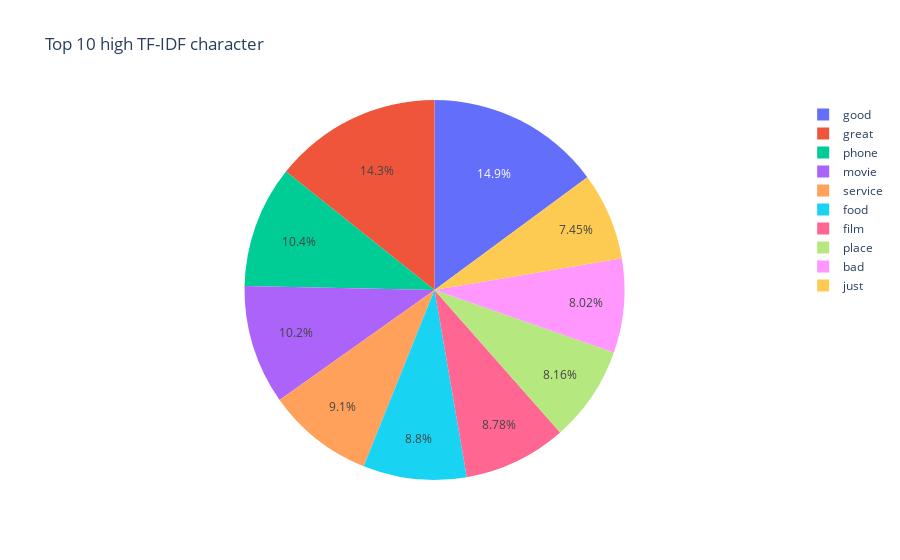

Here is the notebook cell this chart was saved with:
### Code cell
fig = px.pie(tfidf_col_sorted, values=tfidf_col_sorted, names=top_terms, 
             title='Top 10 high TF-IDF characters')
fig.show()

### Figure 1 — Plotly figure (JSON) as saved in the notebook; plotly's stock layout.template omitted (floating-point values rounded to 4 significant figures)
{"data": [{"domain": {"x": [0, 1], "y": [0, 1]}, "hovertemplate": "label=%{label}<br>value=%{value}<extra></extra>", "labels": ["good", "great", "phone", "movie", "service", "food", "film", "place", "bad", "just"], "legendgroup": "", "name": "", "showlegend": true, "type": "pie", "values": [67.9, 65.22, 47.37, 46.35, 41.51, 40.18, 40.06, 37.23, 36.59, 34.02]}], "layout": {"legend": {"tracegroupgap": 0}, "title": {"text": "Top 10 high TF-IDF character"}}}
